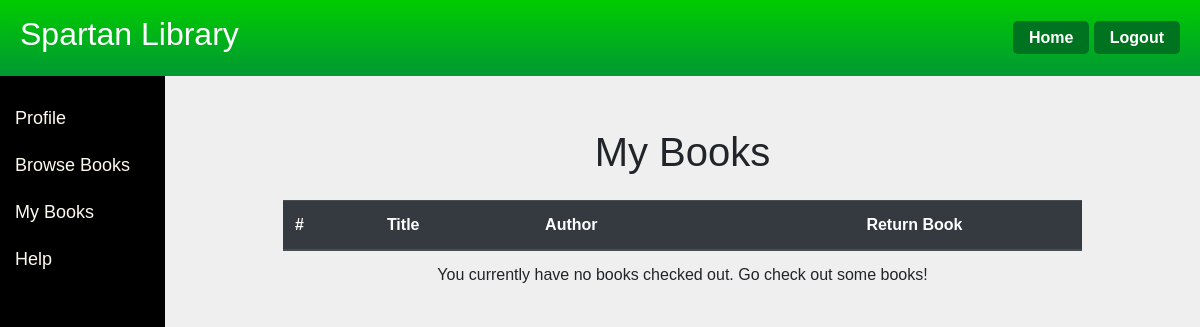
/my_books (signed in), run on an earlier commit of the app's database.
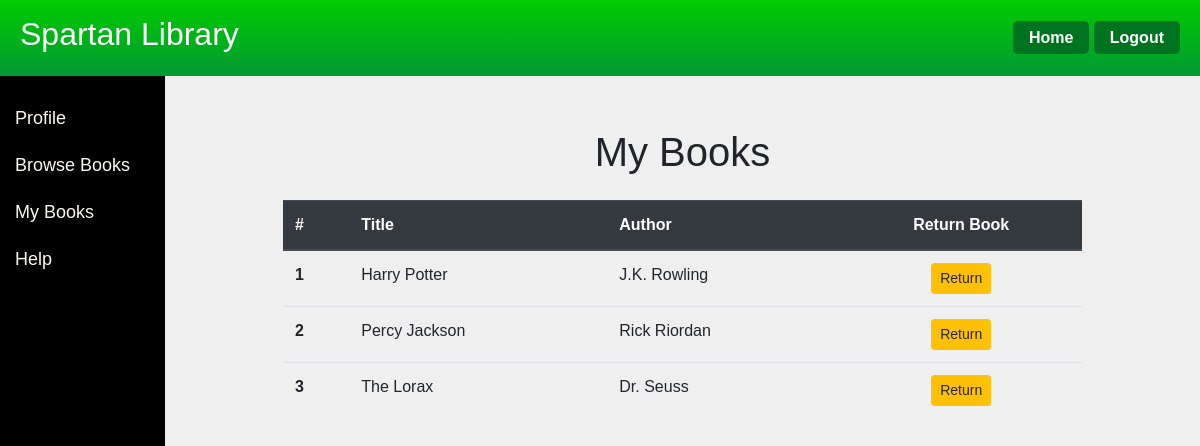
And on a later commit of the database.
### app/models.py (models this page shows, shortened)
class Book(db.Model):
    id = db.Column(db.Integer, primary_key=True)
    title = db.Column(db.String(100), nullable=False)
    author = db.Column(db.String(100), nullable=False)
    status = db.Column(db.String(10), default='Available')
    available_copies = db.Column(db.Integer, default=1)
    total_copies = db.Column(db.Integer, default=1)

### app/routes.py (the view)
@main.route('/my_books', methods=['POST', 'GET'])
@login_required
def my_books():
    if current_user.role != 'student':
        return redirect(url_for('main.home'))
    checked_out_books = current_user.books_checked_out
    return render_template('my_books.html', checked_out_books=checked_out_books, role=current_user.role)

### app/models.py (called while the page is built)
@login.user_loader
def load_user(id):
    return User.query.get(int(id))

### app/templates/my_books.html (shortened to what this page needs)
{% extends "home.html" %}
{% block mycontent %}
<div class="container mt-5">
    <div class="row justify-content-center">
        <div class="col-md-10">
            <h1 class="mb-4 text-center">My Books</h1>
            <div class="table-responsive">
                <table class="table table-hover">
                    <thead class="thead-dark">
                        <tr>
                            <th scope="col">#</th>
                            <th scope="col">Title</th>
                            <th scope="col">Author</th>
                            <th scope="col" class="text-center">Return Book</th>
                        </tr>
                    </thead>
                    <tbody>
                        {% for book in checked_out_books %}
                        <tr>
                            <th scope="row">{{ loop.index }}</th>
                            <td>{{ book.title }}</td>
                            <td>{{ book.author }}</td>
                            <td class="text-center">
                                <form action="{{ url_for('main.return_book', book_id=book.id, return_page='my_books') }}" method="post">
                                    <button type="submit" class="btn btn-warning btn-sm">Return</button>
                                </form>
                            </td>
                        </tr>
                        {% else %}
                        <tr>
                            <td colspan="4" class="text-center">You currently have no books checked out. Go check out some books!</td>
                        </tr>
                        {% endfor %}
                    </tbody>
                </table>
            </div>
        </div>
    </div>
</div>
{% endblock %}

What changed in the data, as far as the page shows it:
now on this page (row edited): Book: title "Harry Potter", author "J.K. Rowling"
now on this page (row edited): Book: title "Percy Jackson", author "Rick Riordan"
now on this page (row edited): Book: title "The Lorax", author "Dr. Seuss"
Also different on the page:
text no longer shown: "You currently have no books checked out. Go check out some books!"
